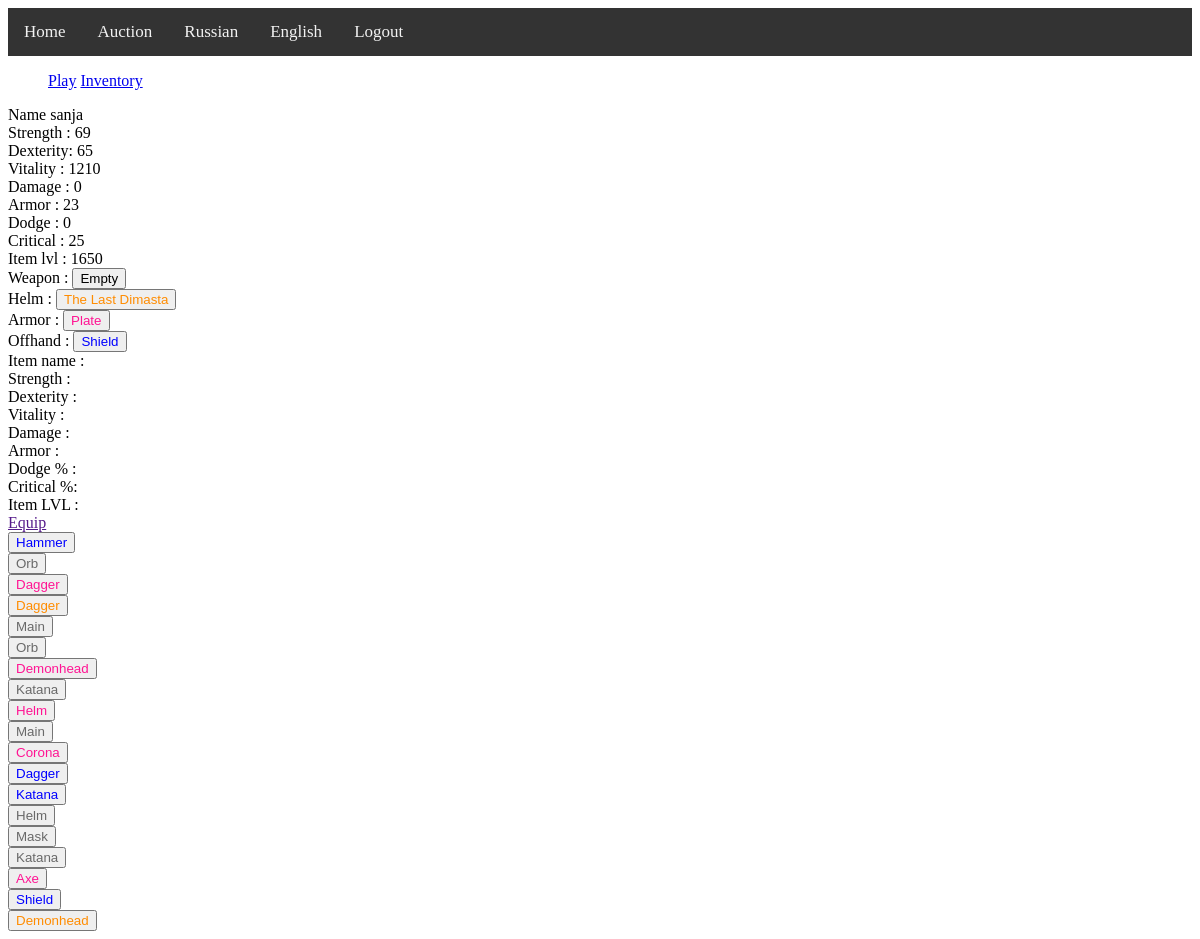
Page /en/game/inventory (signed in) on the committed database.
### main/models.py (models this page shows)
class Item(models.Model):
    item_name = models.CharField(max_length=30,null=True)
    item_level = models.IntegerField(default=0)
    item_tupe = models.IntegerField(null=True)
    item_rarity = models.IntegerField(null=True)
    character_id = models.ForeignKey(Character, on_delete=models.SET_NULL,null=True)
    used = models.BooleanField(default=False)

### main/views.py (the view)
# urls.py: path('game/inventory', views.Inventory, name='inventory'),
def Inventory(request):
    if request.user.is_authenticated:
        current_user = request.user
        char = Character.objects.get(user=current_user)
        itemz = Item.objects.filter(character_id=char.pk)
        stats = [0, 0, 0, 0, 0, 0, 0]
        ilvl = 0
        LocalItems = []
        EqItem = [0, 0, 0, 0]
        for x in itemz:
            local_item = LocalItem(x)
            if (char.eq_armor == x or char.eq_helm == x or char.eq_weapon == x or char.eq_offhand == x):
                EqItem[x.item_tupe] = local_item
                ilvl += x.item_level
                for x in range(len(stats)):
                    stats[x] += local_item.stats[x]
            elif not x.used:
                LocalItems.append(local_item)
        context = {'user': current_user, 'ilvl': ilvl, 'stats': stats, 'items': LocalItems, 'eq_items': EqItem}
        return render(request, 'inventory.html', context=context)
    else:
        return HttpResponseForbidden()

### templates/inventory.html (shortened to what this page needs)
{% extends "game.html" %}
{% block script %}
    {% load static %}
{% endblock %}
{% block main_window %}
    <div id="mono">
        Name {{ user.username }}<br>
        Strength : {{ stats.0 }}<br>
        Dexterity: {{ stats.1 }}<br>
        Vitality : {{ stats.2 }}<br>
        Damage   : {{ stats.3 }}<br>
        Armor    : {{ stats.4 }}<br>
        Dodge    : {{ stats.5 }}<br>
        Critical : {{ stats.6 }}<br>
        Item lvl : {{ ilvl }}<br>
        Weapon   : {% include "item_small.html" with item=eq_items.0 only %}
        Helm     : {% include "item_small.html" with item=eq_items.1 only %}
        Armor    : {% include "item_small.html" with item=eq_items.2 only %}
        Offhand  : {% include "item_small.html" with item=eq_items.3 only %}
    </div>
    <div >
        Item name : <br>
        Strength  : <br>
        Dexterity : <br>
        Vitality  : <br>
        Damage    : <br>
        Armor     : <br>
        Dodge %   : <br>
        Critical %: <br>
        Item LVL  : <br>
        <a id="link" href="">Equip</a>
    </div>
    <div id="scrolls">
        {% for x in items %}
            {% include "item_small.html" with item=x only %}
        {% endfor %}
    </div>
{% endblock %}

### templates/item_small.html
{% if item %}
    <button class="item_info" id="{{ item.pk }}" onmouseenter="ClickItem({{ item.pk }})" onclick="Equip({{ item.pk }})">
        {% if item.rarity == 0  %}
            <span style="color: #696969; ">
        {% elif item.rarity == 1 %}
            <span style="color: blue; ">
        {% elif item.rarity == 2 %}
            <span style="color: deeppink; ">
        {% else %}
            <span style="color: darkorange; ">
        {% endif %}
            {{ item.name }}
        </span>
    </button>
{% else %}
    <button class="item_info" id="0">
        Empty
    </button>
{% endif %}
<br>

### main/static/style.css (style rules this page uses)
#scrolls { overflow-y: auto; }

### rows in the picture
Item: name "The Last Dimasta"
Item: name "Plate"
Item: name "Shield"
Item: name "Hammer"
Item: name "Orb"
Item: name "Dagger"
Item: name "Dagger"
Item: name "Main"
Item: name "Orb"
Item: name "Demonhead"
Item: name "Katana"
Item: name "Helm"
Item: name "Main"
Item: name "Corona"
Item: name "Dagger"
Item: name "Katana"
Item: name "Helm"
Item: name "Mask"
Item: name "Katana"
Item: name "Axe"
Item: name "Shield"
Item: name "Demonhead"

### other values in the picture
{{ user.username }} "sanja"
{{ stats.0 }} "69"
{{ stats.1 }} "65"
{{ stats.2 }} "1210"
{{ stats.3 }} "0"
{{ stats.4 }} "23"
{{ stats.5 }} "0"
{{ stats.6 }} "25"
{{ ilvl }} "1650"
